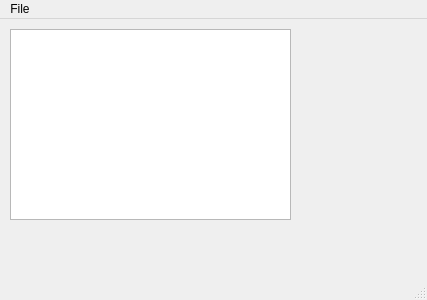
<?xml version="1.0" encoding="UTF-8"?>
<ui version="4.0">
 <class>MainWindow</class>
 <widget class="QMainWindow" name="MainWindow">
  <property name="geometry">
   <rect>
    <x>0</x>
    <y>0</y>
    <width>427</width>
    <height>300</height>
   </rect>
  </property>
  <property name="windowTitle">
   <string>MainWindow</string>
  </property>
  <widget class="QWidget" name="centralwidget">
   <widget class="QTextEdit" name="textEdit">
    <property name="geometry">
     <rect>
      <x>10</x>
      <y>10</y>
      <width>281</width>
      <height>191</height>
     </rect>
    </property>
   </widget>
  </widget>
  <widget class="QMenuBar" name="menubar">
   <property name="geometry">
    <rect>
     <x>0</x>
     <y>0</y>
     <width>427</width>
     <height>21</height>
    </rect>
   </property>
   <widget class="QMenu" name="menuFile">
    <property name="title">
     <string>File</string>
    </property>
    <addaction name="actionOpen"/>
    <addaction name="actionSave"/>
   </widget>
   <addaction name="menuFile"/>
  </widget>
  <widget class="QStatusBar" name="statusbar"/>
  <action name="actionOpen">
   <property name="text">
    <string>Open</string>
   </property>
  </action>
  <action name="actionSave">
   <property name="text">
    <string>Save</string>
   </property>
  </action>
 </widget>
 <resources/>
 <connections/>
</ui>
